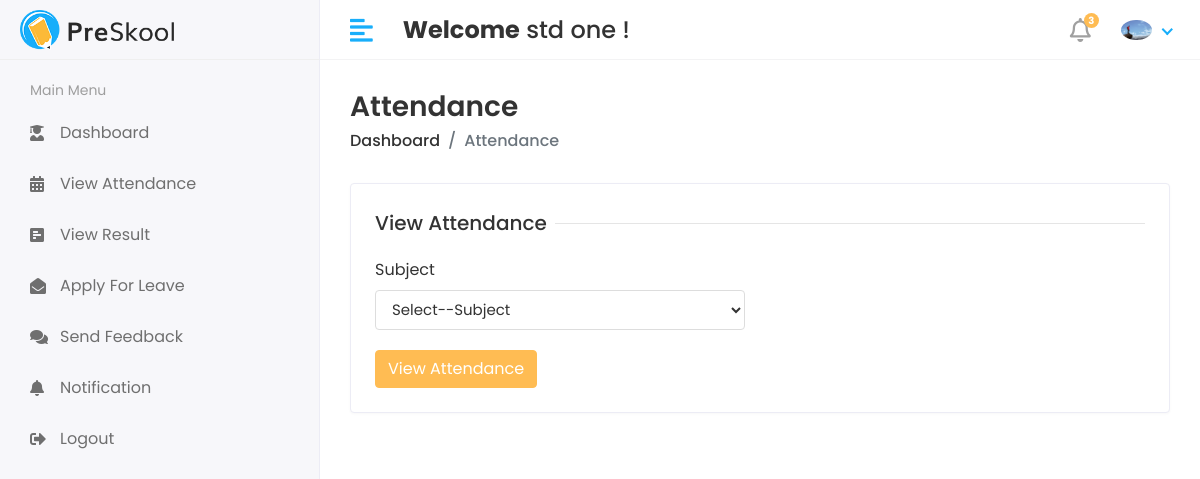
Screenshot of /Student/View_Attendance (signed in) with the database file from the repository.
### app/models.py (models this page shows)
class CustomUser(AbstractUser):
    USER = (
        (1, 'HOD'),
        (2, 'STAFF'),
        (3, 'STUDENT'),
    )
    user_type = models.CharField(
        choices=USER, max_length=59, default=1)  # type: ignore
    profile_pic = models.ImageField(upload_to='media/profile_pic')

### app/Student_Views.py (the view)
# urls.py: path('Student/View_Attendance', Student_Views.VIEW_ATTENDANCE,
def VIEW_ATTENDANCE(request):
    student = Student.objects.get(admin=request.user.id)
    subjects = Subject.objects.filter(course_id=student.course_id)
    action = request.GET.get('action')
    get_subject = None
    attendance_report = None
    if action is not None:
        if request.method == 'POST':
            subject_id = request.POST.get('subject_id')
            get_subject = Subject.objects.get(id=subject_id)
            attendance_report = Attendance_Report.objects.filter(
                student_id=student, attendance_id__subject_id=subject_id)
    context = {
        'subjects': subjects,
        'action': action,
        'get_subject': get_subject,
        'attendance_report': attendance_report,
    }
    return render(request, 'Student/view_attendance.html', context)

### templates/Student/view_attendance.html (shortened to what this page needs)
{% extends 'base.html' %}
{% block content %}
<div class="page-header">
    <div class="row align-items-center">
        <div class="col">
            <h3 class="page-title">Attendance</h3>
            <ul class="breadcrumb">
                <li class="breadcrumb-item"><a href="{% url 'staff_home' %}">Dashboard</a></li>
                <li class="breadcrumb-item active">Attendance</li>
            </ul>
        </div>
    </div>
</div>
{% if action is None %}
<div class="row">
    <div class="col-sm-12">
        <div class="card">
            <div class="card-body">
                <form action="?action=show_attendance" method="POST">
                    <div class="row">
                        <div class="col-12">
                            <h5 class="form-title"><span>View Attendance</span></h5>
                        </div>
                        <div class="col-12 col-sm-6">
                            <div class="form-group">
                                <label>Subject</label>
                                <select name="subject_id" class="form-control" id="">
                                    <option value="#">Select--Subject</option>
                                </select>
                            </div>
                        </div>
                        <div class="col-12">
                            <button type="submit" class="btn btn-primary">View Attendance</button>
                        </div>
                    </div>
                </form>
            </div>
        </div>
    </div>
</div>
{% endif %}
{% endblock content %}

### templates/includes/header.html (shortened to what this page needs)
{% load static %}
<div class="header">
    <div class="header-left">
        <a href="index.html" class="logo">
            <img src=" {% static 'assets/img/logo.png' %}" alt="Logo">
        </a>
    </div>
    <a href="javascript:void(0);" id="toggle_btn">
        <i class="fas fa-align-left"></i>
    </a>
    <div class="top-nav-search mt-3">
        <h4><strong>Welcome</strong>&nbsp;<span>{{ user.first_name }} {{ user.last_name }}</span>&nbsp;!</h4>
    </div>
    <ul class="nav user-menu">
        <li class="nav-item dropdown noti-dropdown">
            <a href="#" class="dropdown-toggle nav-link" data-toggle="dropdown">
                <i class="far fa-bell"></i> <span class="badge badge-pill">3</span>
            </a>
        </li>
        <li class="nav-item dropdown has-arrow">
            <a href="#" class="dropdown-toggle nav-link" data-toggle="dropdown">
                {% if user.profile_pic == '' %}
                <span class="user-img"><img class="rounded-circle" src="{% static 'assets/img/noimage.png' %}"
                        width="31"></span>
                {% else %}
                <span class="user-img"><img class="rounded-circle" src="/{{ user.profile_pic }}" width="31"></span>
                {% endif %}
            </a>
        </li>
    </ul>
</div>

### static/assets/css/style.css (style rules this page uses)
html { height: 100%; }
body { background-color: #fff; color: #333; font-family: 'Poppins', sans-serif; font-size: 1rem; height: 100%; line-height: 1.5; overflow-x: hidden; }
h1, h2, h3, h4, h5, h6 { font-family: 'Poppins', sans-serif; margin-top: 0; }
.form-control { border: 1px solid #ddd; box-shadow: none; color: #333; font-size: 15px; height: 40px; }
a { color: #009ce7; }
input, button, a { transition: all 0.4s ease; -moz-transition: all 0.4s ease; -o-transition: all 0.4s ease; -ms-transition: all 0.4s ease; -webkit-transition: all 0.4s ease; }
input, input:focus, button, button:focus { outline: none; }
.form-group { margin-bottom: 1.25rem; }
ul, ol { padding: 0px; list-style: none; }
.btn-primary { background-color: #FFBC53; border: 1px solid #FFBC53; }
.card { border: 1px solid #ececf5; box-shadow: 0 1px 3px 0 rgba(0, 0, 0, 0.03); margin-bottom: 1.875rem; }
.card-body { padding: 1.5rem; }
.header { background-color: #fff; border-bottom: 1px solid #f3f3f4; left: 0; position: fixed; right: 0; top: 0; z-index: 1001; height: 60px; }
.header .header-left { float: left; height: 60px; padding: 0 20px; position: relative; width: 320px; z-index: 1; transition: all 0.2s ease-in-out; background-color: #f7f7fa; border-bottom: 1px solid #efefef; border-right: 1px solid #ececf5; display: flex; align-items: center; }
.header .header-left .logo { display: inline-block; line-height: 60px; }
.header .header-left .logo img { max-height: 40px; width: auto; }
.header .dropdown-toggle:after { display: none; }
.header .has-arrow .dropdown-toggle:after { border-top: 0; border-left: 0; border-bottom: 2px solid #18aefa; border-right: 2px solid #18aefa; content: ''; height: 8px; display: inline-block; pointer-events: none; -webkit-transform-origin: 66% 66%; -ms-transform-origin: 66% 66%; transform-origin: 66% 66%; -webkit-transform: rotate(45deg); -ms-transform: rotate(45deg); transform: rotate(45deg); -webkit-transition: all 0.15s ease-in-out; transition: all 0.15s ease-in-out; width: 8px; vertical-align: 0px; }
.user-menu { float: right; margin: 0; position: relative; z-index: 99; padding-right: 15px; }
.user-menu.nav > li > a { color: #a0a0a0; font-size: 14px; line-height: 58px; padding: 0 15px; height: 60px; }
.user-img { margin-right: 3px; position: relative; }
.top-nav-search { float: left; margin-left: 15px; }
.page-header { margin-bottom: 1.875rem; }
.page-header .breadcrumb { background-color: transparent; color: #6c757d; font-size: 1rem; font-weight: 500; margin-bottom: 0; padding: 0; }
.page-header .breadcrumb a { color: #333; }
.page-title { font-size: 28px; font-weight: 600; color: #333; margin-bottom: 5px; }
.user-menu.nav > li > a .badge { background-color: #FFBC53; display: block; font-size: 10px; font-weight: bold; height: 15px; width: 15px; position: absolute; right: 7px; top: 13px; color: #fff; padding: 3px; }
.user-menu.nav > li > a > i { font-size: 1.5rem; line-height: 60px; }
.form-title { width: 100%; max-width: 100%; padding: 0; font-size: 1.25rem; font-weight: 500; line-height: inherit; color: #333; white-space: normal; position: relative; display: block; margin-bottom: 20px; }
.form-title:before { content: ""; position: absolute; left: 0px; right: 0px; height: 1px; top: 50%; background-color: rgba(0, 0, 0, 0.1); }
.form-title span { padding: 0px 0.5rem 0 0; background-color: #fff; display: inline-block; z-index: 2; position: relative; }
@media (min-width: 992px) { #toggle_btn { align-items: center; color: #18aefa; display: inline-flex; float: left; font-size: 26px; height: 60px; justify-content: center; margin-left: 15px; padding: 0 15px; } }

### rows the page displays
CustomUser: first_name "std", last_name "one", profile_pic (picture)
